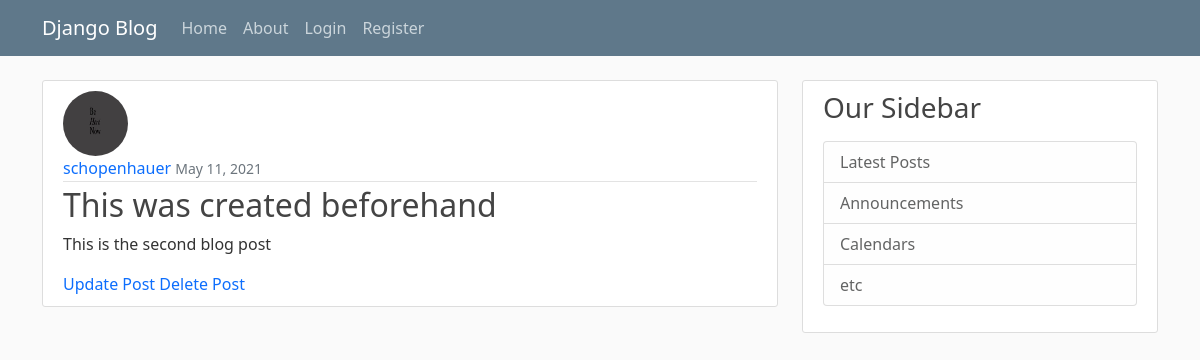
The app's page /post/2/ with its own data.
### blog/models.py (models this page shows, shortened)
class Post(models.Model):
    title = models.CharField(max_length=100)
    content = models.TextField()
    subject = models.CharField(default='This was created beforehand', max_length=200)
    date_posted = models.DateTimeField(default=timezone.now)
    author = models.ForeignKey(User, on_delete=models.CASCADE)

### users/models.py (models this page shows, shortened)
class profile(models.Model):
    user = models.OneToOneField(User, on_delete=models.CASCADE)
    image = models.ImageField(default='default.jpg', upload_to='profile_pics')

### blog/views.py (the view)
# urls.py: path('post/<int:pk>/', PostDetailView.as_view(), name='post-detail'),
class PostDetailView(DetailView):
    model = Post

### blog/templates/blog/post_detail.html
{% extends "blog/base.html" %}
{% block content %}
    <article class="media content-section">
      <img class="rounded-circle article-img" src="{{ post.author.profile.image.url }}">
      <div class="media-body">
        <div class="article-metadata">
          <a class="mr-2" href="#">{{ object.author }}</a>
            <small class="text-muted">{{ object.date_posted|date:"F d, Y" }}</small>
        </div>
        <h2 class="article-title">{{ object.subject }}</h2>
        <p class="article-content">{{ object.content }}</p>
      </div>
      <a class="mr-2" href="{% url 'post-update' post.id %}">Update Post</a>
      <a class="mr-2 ml-4" href="{% url 'post-delete' post.id %}">Delete Post</a>
    </article>
{% endblock content %}

### blog/static/blog/main.css (style rules this page uses)
body { background: #fafafa; color: #333333; margin-top: 5rem; }
h1, h2, h3, h4, h5, h6 { color: #444444; }
.content-section { background: #ffffff; padding: 10px 20px; border: 1px solid #dddddd; border-radius: 3px; margin-bottom: 20px; }
.article-title { color: #444444; }
article a { text-decoration:none; }
.article-content { white-space: pre-line; }
.article-img { height: 65px; width: 65px; margin-right: 16px; }
.article-metadata { padding-bottom: 1px; margin-bottom: 4px; border-bottom: 1px solid #e3e3e3 }

### records on screen
Post: author.profile.image (picture), author "schopenhauer", date_posted "May 11, 2021", subject "This was created beforehand", content "This is the second blog post"
